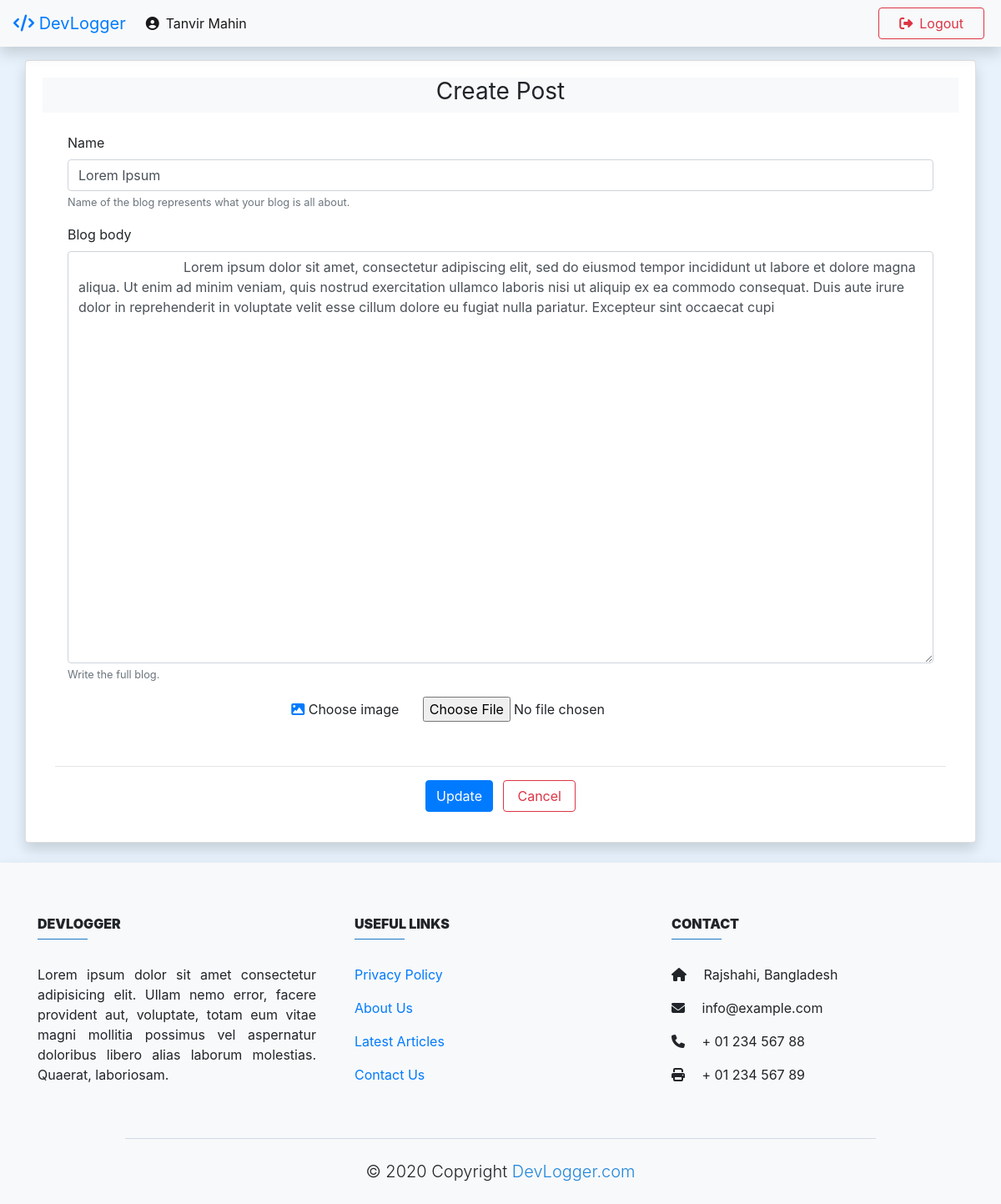
The app's page /editBlog.php?id=3 (signed in) with its own data.
### tables this page shows
CREATE TABLE `blogs` (
  `id` int(11) NOT NULL,
  `title` tinytext NOT NULL,
  `description` text NOT NULL,
  `image` text NOT NULL,
  `active` tinyint(1) DEFAULT '1',
  `user_id` int(11) NOT NULL,
  `created_at` timestamp NULL DEFAULT CURRENT_TIMESTAMP
);

### editBlog.php (the view, shortened to what this page needs)
<?php
include 'includes/header.inc.php';
include 'includes/db.inc.php';
$sql = "SELECT * FROM blogs WHERE id = ".$_GET['id']." LIMIT 1;";
$result = mysqli_query($conn, $sql);
$row = mysqli_fetch_assoc($result);
?>
<div class="d-block bgLightBlue pb-4 pt-4">
    <section class="container bg-white card card-body shadow shadow-sm mt-5">
        <p class="font-weight-lighter text-center bg-light pb-2 h3">
            <strong>Create Post</strong>
        </p>
        <div class="py-2 text-center">
        </div>
        <form class="container" method="POST" action="includes/editBlog.inc.php" enctype="multipart/form-data">
            <fieldset class="fieldset">
                <div class="form-group">
                    <label class="col-md-12 control-label">Name</label>
                    <div class="col-md-12">
                        <input type="text" name="title" class="form-control" required value="<?php echo $row['title'] ;?>"/>
                        <small class="text-secondary">Name of the blog represents what your blog is all
                            about.
                        </small>
                    </div>
                </div>
                <div class="form-group">
                    <label class="col-md-12 control-label">Blog body</label>
                    <div class="col-md-12 col-sm-9 col-xs-12">
                        <textarea cols="30" rows="20" class="form-control text-left" required name="description">
                            <?php echo $row['description'] ;?>
                        </textarea>
                        <small class="text-secondary">Write the full blog.</small>
                    </div>
                </div>
                <div class="form-group px-3">
                    <div class="col-md-12 mx-auto text-center pb-3">
                        <div class="">
                            <i class="fas fa-image text-primary"></i>
                            <label class="pr-4" for="customFile">
                                Choose image
                            </label>
                            <input type="file" class="" name="image" id="customFile" />
                        </div>
                    </div>
                </div>
            </fieldset>
            <hr />
            <div class="form-group">
                <div class="text-center">
                    <input class="btn btn-primary" type="submit" name="edit-submit" value="Update" />
                    <a href="dashboard.php" class="btn btn-outline-danger px-3 ml-2">Cancel</a>
                </div>
            </div>
        </form>
    </section>
</div>
<?php
    include 'includes/footer.inc.php'
?>

### css/style.css (style rules this page uses)
:root { --colorLightBlue: #e7f2fc; --colorBlue: #1f86dc; --colorBlue50: rgb(107, 187, 252); --colorWhite: #fff; --colorBlack70: rgb(4, 32, 54); --colorLightRed: rgba(170, 169, 173, 0.253); }
* { padding: 0; margin: 0; box-sizing: border-box; }
.bgLightBlue { background: var(--colorLightBlue); }

### records on screen
blogs: title "Lorem Ipsum", description "Lorem ipsum dolor sit amet, consectetur adipiscing elit, sed do eiusmod tempor incididunt ut labore et dolore magna aliqua. Ut enim ad minim veniam, quis nostrud exercitation ullamco laboris nisi ut aliquip ex ea commodo consequat. Duis aute irure dolor in reprehenderit in voluptate velit esse cillum dolore eu fugiat nulla pariatur. Excepteur sint occaecat cupi"

### other values on screen
$_SESSION['name'] "Tanvir Mahin"
